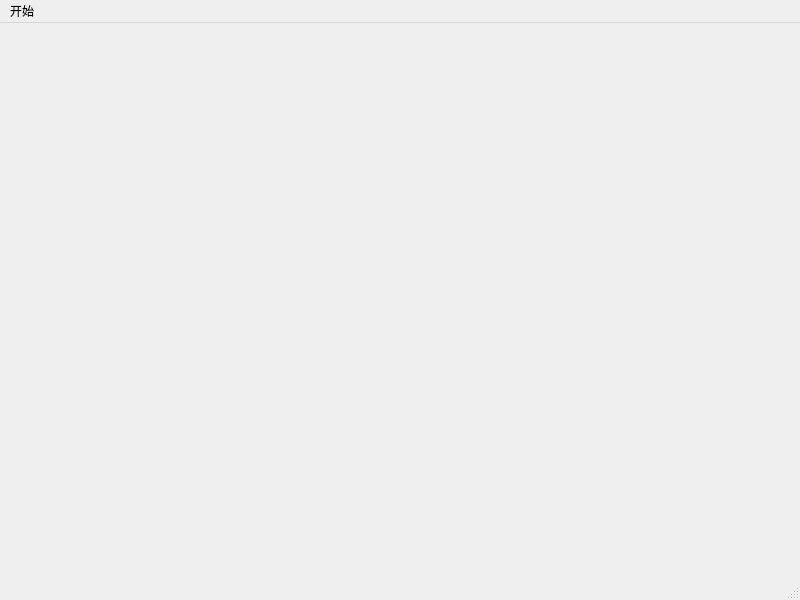
<?xml version="1.0" encoding="UTF-8"?>
<ui version="4.0">
 <class>MainWindow</class>
 <widget class="QMainWindow" name="MainWindow">
  <property name="geometry">
   <rect>
    <x>0</x>
    <y>0</y>
    <width>800</width>
    <height>600</height>
   </rect>
  </property>
  <property name="windowTitle">
   <string>MainWindow</string>
  </property>
  <widget class="QWidget" name="centralwidget"/>
  <widget class="QMenuBar" name="menubar">
   <property name="geometry">
    <rect>
     <x>0</x>
     <y>0</y>
     <width>800</width>
     <height>26</height>
    </rect>
   </property>
   <widget class="QMenu" name="menu">
    <property name="title">
     <string>开始</string>
    </property>
    <addaction name="actionquit"/>
   </widget>
   <addaction name="menu"/>
  </widget>
  <widget class="QStatusBar" name="statusbar"/>
  <action name="actionquit">
   <property name="text">
    <string>quit</string>
   </property>
  </action>
 </widget>
 <resources/>
 <connections/>
</ui>
